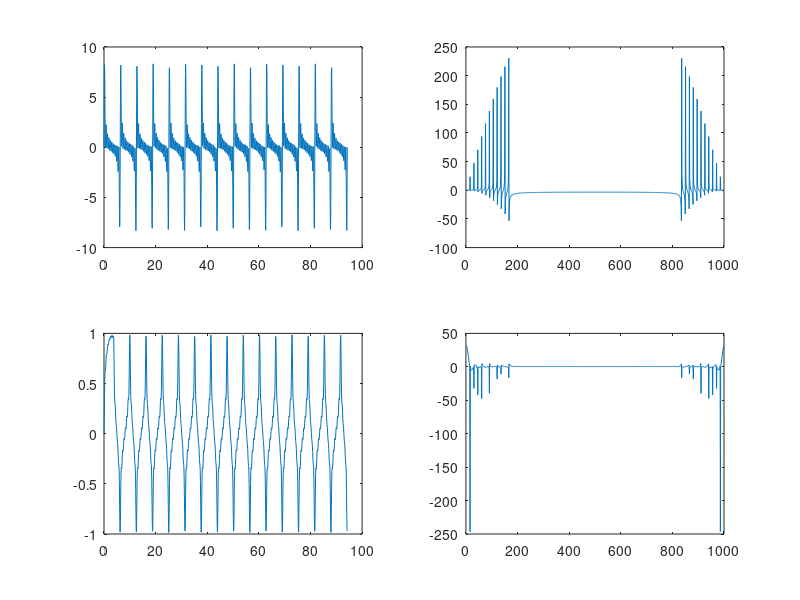

Recreate this plot in MATLAB. (Note: this script raises an error after producing the figure.)
%% sine wave
clc, clearvars, close all;

x = linspace(0, 30*pi, 1000);
y = sin(x) + sin(2*x) + sin(3*x) + sin(4*x) + sin(5*x) + sin(6*x)+ sin(7*x)+ sin(8*x)+ sin(9*x)+ sin(10*x)+ sin(11*x);
Y = fft(y);

b = ones(40,1)/40;
dlp = filter(b,1,y);
DLP = fft(dlp);

subplot(2,2,1)
plot(x,y);
subplot(2,2,2)
plot(real(Y))
subplot(2,2,3)
plot(x, dlp);
subplot(2,2,4)
plot(real(DLP))

%sound(y, 44100)
sound(dlp, 44100)

%% low pass filter applied on sound wave
clc, clearvars, close all

[y,Fs] = audioread("HelloWorld.wav");
Y = fft(y);

b = ones(40,1)/40;
dlp = filter(b,1,y);
DLP = fft(dlp);

subplot(2,2,1)
plot(y);
subplot(2,2,2)
plot(real(Y))
subplot(2,2,3)
plot(dlp);
subplot(2,2,4)
plot(real(DLP))

%player = audioplayer(y, Fs);
player = audioplayer(dlp, Fs);
play(player);